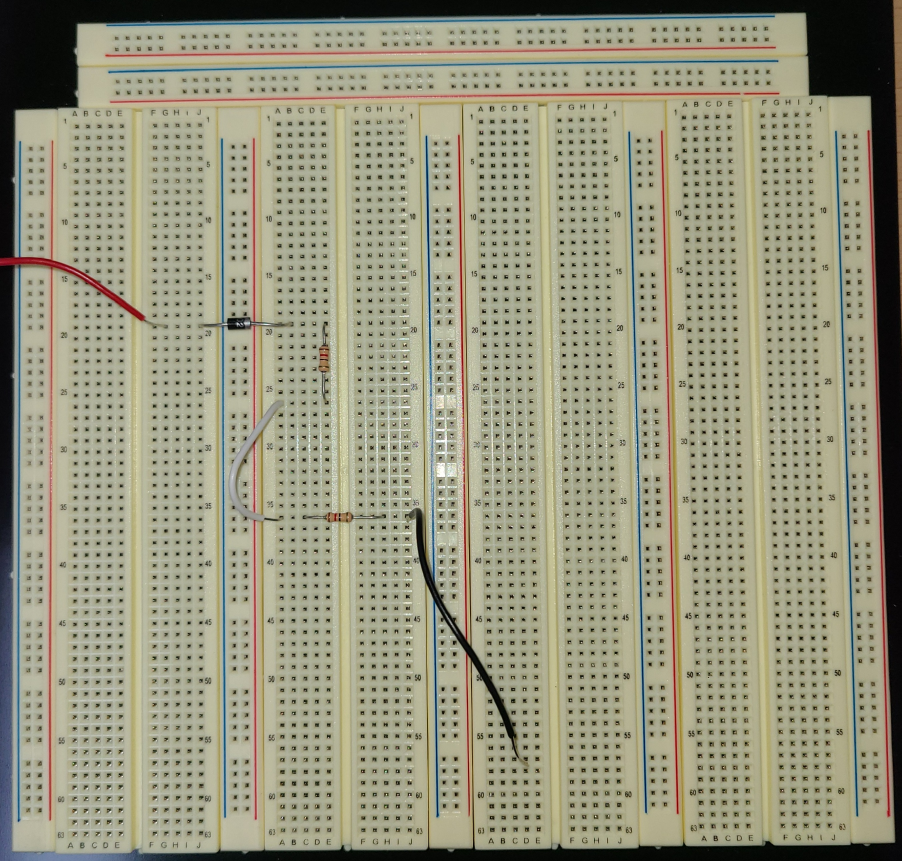
#> input picture detector/breadboard18.JPG, 2705 x 2583 px (shown at 1/3 size)
$ python -i wire_detector.py   (imports and definitions only)
#> lines starting #> are read from the running program, lines starting #| are printed output that depends on the picture; after the words box and inside, x2 and y2 are one past the last pixel; in counts of white or black regions, pixels touching at a corner belong together
### detector/pin_detector.py
import cv2
import numpy as np

class PinDetector:
    def __init__(self):
        pass

    def detect_pins(self, image):
        gray = cv2.cvtColor(image, cv2.COLOR_BGR2GRAY)
        gray = cv2.medianBlur(gray, 5)

        circles = cv2.HoughCircles(
            gray, cv2.HOUGH_GRADIENT, dp=1.2, minDist=10,
            param1=50, param2=15, minRadius=2, maxRadius=6
        )

        pins = []
        if circles is not None:
            circles = np.uint16(np.around(circles))
            for (x, y, r) in circles[0, :]:
                pins.append((x, y))
                #cv2.circle(image, (x, y), r, (0, 0, 255), 2)   #핀홀 이미지 시각화
                #cv2.circle(image, (x, y), 2, (255, 0, 0), 3)

        return image, pins

### detector/wire_detector.py
import cv2
import numpy as np
import networkx as nx
from sklearn.cluster import DBSCAN
from sklearn.metrics import silhouette_score
from skimage.feature import local_binary_pattern
from skimage.morphology import skeletonize

class WireDetector:
    def __init__(self, kernel_size=3, endpoint_eps=20,
                 # 검은색 와이어 필터링 파라미터
                 black_min_thickness=6, black_max_thickness=40,
                 black_min_length=40, black_min_area=80,
                 # 빨간색 와이어 필터링 파라미터
                 red_min_thickness=18, red_max_thickness=35,
                 red_min_length=30, red_min_area=60,
                 red_aspect_ratio=1.5):
        # 기존 파라미터 유지
        self.kernel = np.ones((kernel_size, kernel_size), np.uint8)
        self.color_ranges = {
            'black': ([0, 0, 0], [180, 255, 80]),
            'red1': ([0, 80, 80], [20, 255, 255]),
            'red2': ([150, 80, 80], [180, 255, 255])
        }
        self.endpoint_eps = endpoint_eps

        # 검은색 와이어 파라미터
        self.black_min_thickness = black_min_thickness
        self.black_max_thickness = black_max_thickness
        self.black_min_length = black_min_length
        self.black_min_area = black_min_area

        # 빨간색 와이어 파라미터
        self.red_min_thickness = red_min_thickness
        self.red_max_thickness = red_max_thickness
        self.red_min_length = red_min_length
        self.red_min_area = red_min_area
        self.red_aspect_ratio = red_aspect_ratio

        # 기존 속성들
        self.white_block = None
        self.white_c = None
        self.full_white_mask = None

    def configure_white_thresholds(self, full_image):
        """기존 인터페이스 유지하면서 개선된 흰색 와이어 마스크 생성"""
        # 기존 방식 유지 (호환성)
        gray = cv2.cvtColor(full_image, cv2.COLOR_BGR2GRAY)
        clahe = cv2.createCLAHE(clipLimit=3.0, tileGridSize=(4, 4))
        gray_eq = clahe.apply(gray)
        blurred = cv2.GaussianBlur(gray_eq, (5, 5), 0)

        # 기본값 설정
        self.white_block = 15
        self.white_c = -5

        # 개선된 흰색 마스크 생성
        hsv = cv2.cvtColor(full_image, cv2.COLOR_BGR2HSV)
        hsv_mask = cv2.inRange(hsv, np.array([0, 0, 200]), np.array([180, 50, 255]))

        thresh = cv2.adaptiveThreshold(
            gray_eq, 255, cv2.ADAPTIVE_THRESH_MEAN_C,
            cv2.THRESH_BINARY_INV, self.white_block, self.white_c
        )

        comb = cv2.bitwise_or(hsv_mask, thresh)

        # 개선된 필터링 적용
        comb = self.filter_by_thickness_and_shape(comb,
                                                  self.black_min_thickness,
                                                  self.black_max_thickness,
                                                  self.black_min_length,
                                                  self.black_min_area)
        comb = cv2.morphologyEx(comb, cv2.MORPH_OPEN, self.kernel)
        comb = cv2.morphologyEx(comb, cv2.MORPH_CLOSE, self.kernel)

        self.full_white_mask = comb

    def remove_breadboard_holes(self, mask, image):
        """브레드보드 구멍 패턴 제거"""
        gray = cv2.cvtColor(image, cv2.COLOR_BGR2GRAY)
        circles = cv2.HoughCircles(gray, cv2.HOUGH_GRADIENT, 1, 20,
                                  param1=50, param2=30,
                                  minRadius=2, maxRadius=6)

        hole_mask = np.zeros_like(mask)
        if circles is not None:
            circles = np.round(circles[0, :]).astype("int")
            for (x, y, r) in circles:
                cv2.circle(hole_mask, (x, y), r + 2, 255, -1)

        # 작은 점들도 제거
        contours, _ = cv2.findContours(mask, cv2.RETR_EXTERNAL, cv2.CHAIN_APPROX_SIMPLE)
        for contour in contours:
            area = cv2.contourArea(contour)
            if area < 15:  # 매우 작은 점들
                cv2.fillPoly(hole_mask, [contour], 255)

        return cv2.bitwise_and(mask, cv2.bitwise_not(hole_mask))

    def filter_by_thickness_and_shape(self, mask, min_thickness, max_thickness, min_length, min_area, min_aspect_ratio=1.5):
        """색상별 맞춤 굵기와 형태 필터링"""
        # 거리 변환으로 굵기 측정
        dist_transform = cv2.distanceTransform(mask, cv2.DIST_L2, 5)
        thickness_mask = np.zeros_like(mask)
        thickness_mask[dist_transform >= min_thickness/2] = 255
        thickness_mask[dist_transform > max_thickness/2] = 0
        filtered_mask = cv2.bitwise_and(mask, thickness_mask)

        # 형태 필터링
        contours, _ = cv2.findContours(filtered_mask, cv2.RETR_EXTERNAL, cv2.CHAIN_APPROX_SIMPLE)
        final_mask = np.zeros_like(mask)

        for contour in contours:
            area = cv2.contourArea(contour)
            if area < min_area:
                continue

            perimeter = cv2.arcLength(contour, True)
            if perimeter < min_length:
                continue

            # 형태 분석
            rect = cv2.minAreaRect(contour)
            width, height = rect[1]
            if min(width, height) > 0:
                aspect_ratio = max(width, height) / min(width, height)
                if aspect_ratio < min_aspect_ratio:  # 너무 정사각형이면 제외
                    continue

            cv2.fillPoly(final_mask, [contour], 255)

        return final_mask

    def extract_white_wire_mask(self, image, bbox):
        """기존 흰색 와이어 검출 로직 그대로 복원"""
        x1, y1, x2, y2 = bbox
        roi = image[y1:y2, x1:x2]

        # 1) LAB 색 공간 기반 마스크 (기존)
        lab = cv2.cvtColor(roi, cv2.COLOR_BGR2LAB)
        l_channel, a_channel, b_channel = cv2.split(lab)
        _, l_mask = cv2.threshold(l_channel, 160, 255, cv2.THRESH_BINARY)
        ab_mask = cv2.inRange(cv2.merge([a_channel, b_channel]),
                            np.array([120, 120]), np.array([140, 150]))
        ab_mask = cv2.bitwise_not(ab_mask)
        combined = cv2.bitwise_and(l_mask, ab_mask)

        # 2) Canny 엣지 추가 (기존)
        gray = cv2.cvtColor(roi, cv2.COLOR_BGR2GRAY)
        edges = cv2.Canny(gray, 20, 120)
        combined = cv2.bitwise_or(combined, edges)

        # 3) 모폴로지로 노이즈 제거 및 연결 (기존)
        combined = cv2.morphologyEx(combined, cv2.MORPH_OPEN, self.kernel)
        combined = cv2.morphologyEx(combined, cv2.MORPH_CLOSE, self.kernel)

        # 4) 핀 위치(구멍) 제거 (기존)
        return self.remove_holes(combined, roi)

    def remove_holes(self, mask, image):
        """기존 메서드 개선"""
        try:
            from detector.pin_detector import PinDetector
            _, pins = PinDetector().detect_pins(image)
            hole_mask = np.zeros_like(mask)
            for x, y in pins:
                cv2.circle(hole_mask, (x, y), 8, 255, -1)
            return cv2.bitwise_and(mask, cv2.bitwise_not(hole_mask))
        except:
            # PinDetector를 사용할 수 없으면 기본 구멍 제거만 수행
            return self.remove_breadboard_holes(mask, image)

    def skeletonize(self, img):
        """개선된 스켈레톤화"""
        _, img_bin = cv2.threshold(img, 127, 255, cv2.THRESH_BINARY)

        # scikit-image 스켈레톤화 사용 (더 robust)
        try:
            binary = (img_bin > 127).astype(np.uint8)
            skeleton = skeletonize(binary)
            skel = (skeleton * 255).astype(np.uint8)
        except:
            # 실패하면 기존 방식 사용
            skel = np.zeros(img_bin.shape, np.uint8)
            element = cv2.getStructuringElement(cv2.MORPH_CROSS, (3, 3))
            while True:
                open_img = cv2.morphologyEx(img_bin, cv2.MORPH_OPEN, element)
                temp = cv2.subtract(img_bin, open_img)
                skel = cv2.bitwise_or(skel, temp)
                img_bin = cv2.erode(img_bin, element)
                if cv2.countNonZero(img_bin) == 0:
                    break

        return skel

    def skeleton_to_graph(self, skel):
        """기존 메서드 유지"""
        G = nx.Graph()
        coords = np.argwhere(skel > 0)
        for y, x in coords:
            G.add_node((x, y))
        for y, x in coords:
            for dy, dx in [(-1,-1),(-1,0),(-1,1),(0,-1),(0,1),(1,-1),(1,0),(1,1)]:
                ny, nx_ = y + dy, x + dx
                if 0 <= ny < skel.shape[0] and 0 <= nx_ < skel.shape[1] and skel[ny, nx_] > 0:
                    G.add_edge((x, y), (nx_, ny))
        return G

    def find_wire_endpoints_graph(self, skel):
        """개선된 끝점 검출"""
        G = self.skeleton_to_graph(skel)
        endpoints = [node for node, deg in G.degree() if deg == 1]

        # 끝점이 너무 많으면 클러스터링
        if len(endpoints) > 6:
            endpoints = self.cluster_endpoints(endpoints)

        return endpoints

    def cluster_endpoints(self, endpoints):
        """끝점 클러스터링"""
        if len(endpoints) < 2:
            return endpoints

        coords = np.array(endpoints)
        clustering = DBSCAN(eps=self.endpoint_eps, min_samples=1).fit(coords)
        labels = clustering.labels_

        clustered_endpoints = []
        for label in set(labels):
            if label == -1:
                continue
            cluster_points = coords[labels == label]
            center = np.mean(cluster_points, axis=0).astype(int)
            clustered_endpoints.append(tuple(center))

        return clustered_endpoints

    def detect_wires(self, image):
        """기존 인터페이스 유지하면서 개선된 검출"""
        if self.full_white_mask is None:
            self.configure_white_thresholds(image)

        hsv = cv2.cvtColor(image, cv2.COLOR_BGR2HSV)
        segments = {}

        # 검은색 와이어 - 개선된 검출
        lo, hi = self.color_ranges['black']
        mask_b = cv2.inRange(hsv, np.array(lo), np.array(hi))
        mask_b = self.remove_breadboard_holes(mask_b, image)
        mask_b = self.filter_by_thickness_and_shape(mask_b,
                                                   self.black_min_thickness,
                                                   self.black_max_thickness,
                                                   self.black_min_length,
                                                   self.black_min_area)
        mask_b = cv2.morphologyEx(mask_b, cv2.MORPH_CLOSE, self.kernel, iterations=2)
        skel_b = self.skeletonize(mask_b)
        ep_b = self.find_wire_endpoints_graph(skel_b)
        segments['black'] = {'mask': mask_b, 'skeleton': skel_b, 'endpoints': ep_b}

        # 빨간색 와이어 - 개선된 검출 (파라미터 조정 가능)
        m1 = cv2.inRange(hsv, *map(np.array, self.color_ranges['red1']))
        m2 = cv2.inRange(hsv, *map(np.array, self.color_ranges['red2']))
        mask_r = cv2.bitwise_or(m1, m2)
        mask_r = self.filter_by_thickness_and_shape(mask_r,
                                                   self.red_min_thickness,
                                                   self.red_max_thickness,
                                                   self.red_min_length,
                                                   self.red_min_area,
                                                   self.red_aspect_ratio)
        mask_r = cv2.morphologyEx(mask_r, cv2.MORPH_CLOSE, self.kernel, iterations=2)
        skel_r = self.skeletonize(mask_r)
        ep_r = self.find_wire_endpoints_graph(skel_r)
        segments['red'] = {'mask': mask_r, 'skeleton': skel_r, 'endpoints': ep_r}

        # 흰색 와이어 - 기존 로직 그대로 사용
        white_mask = self.extract_white_wire_mask(image, [0, 0, image.shape[1], image.shape[0]])
        skel_w = self.skeletonize(white_mask)
        ep_w = self.find_wire_endpoints_graph(skel_w)
        segments['white'] = {'mask': white_mask, 'skeleton': skel_w, 'endpoints': ep_w}

        return segments

    # [219 lines left out: functions is_good_endpoints, endpoint_distance_ratio, select_best_endpoints, process_line_area_wires, not called in this run]

>>> import cv2
>>> picture = cv2.imread('breadboard18.JPG')
#> picture is the input picture: shape (2583, 2705, 3); mean B, G, R 126.2, 149.5, 151.2
>>> result = WireDetector().detect_wires(picture)
#> in filter_by_thickness_and_shape, `filtered_mask = cv2.bitwise_and(mask, thickness_mask)`:
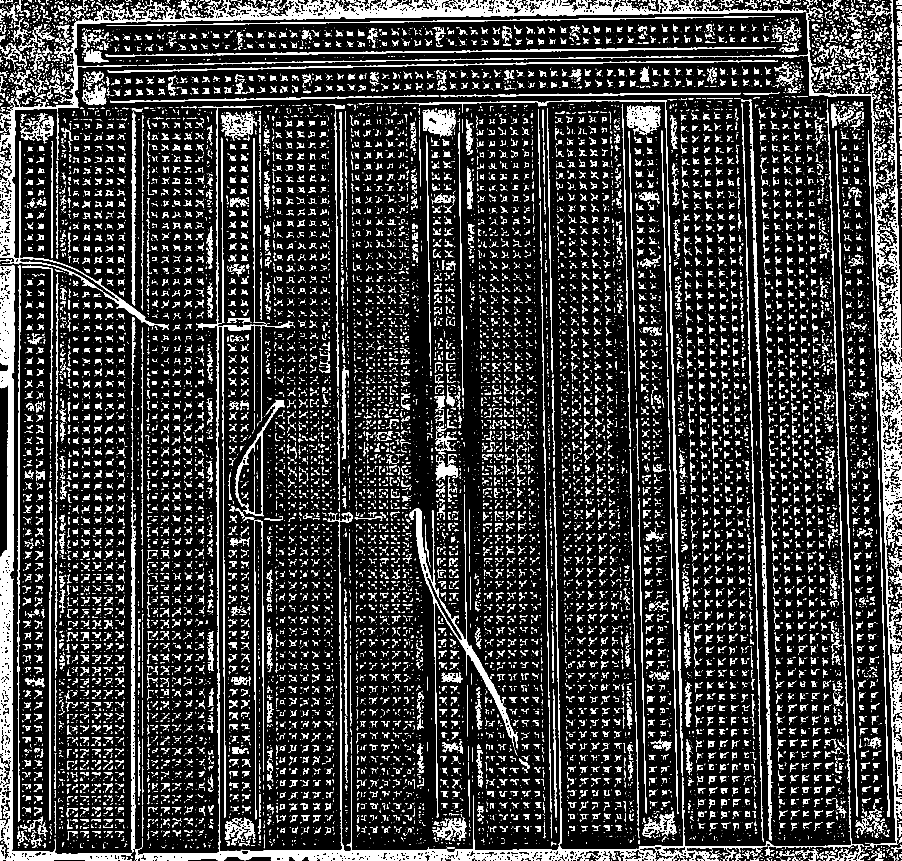
#> filtered_mask: shape (2583, 2705) (shown at 1/3 size); 15.3% white; 17999 white regions (11633 under 20 px)
#> in filter_by_thickness_and_shape, `contours, _ = cv2.findContours(filtered_mask, cv2.RETR_EXTERNAL, cv2.C..`: contours = 17941 contours, 13445 with area under 20; largest, box (x1, y1, x2, y2) and area: (0, 0, 2419, 990) 81456, (1456, 0, 2705, 2545) 72170, (0, 797, 396, 2583) 58590, (405, 964, 2606, 2583) 57660, (1228, 1483, 1554, 2454) 14207
#> the loop in filter_by_thickness_and_shape, `for contour in contours:` made 17941 passes
#> (area, perimeter, width, height, aspect_ratio) on passes 69, 81, 92, 96: (110, 90.97, 19.22, 23.68, 1.23), (160.5, 99.21, 24.6, 17.44, 1.41), (271, 193.6, 28, 29, 1.04), (87.5, 64.73, 11.24, 18.12, 1.61)
#> in detect_wires, `mask_b = cv2.inRange(hsv, np.array(lo), np.array(hi))`:
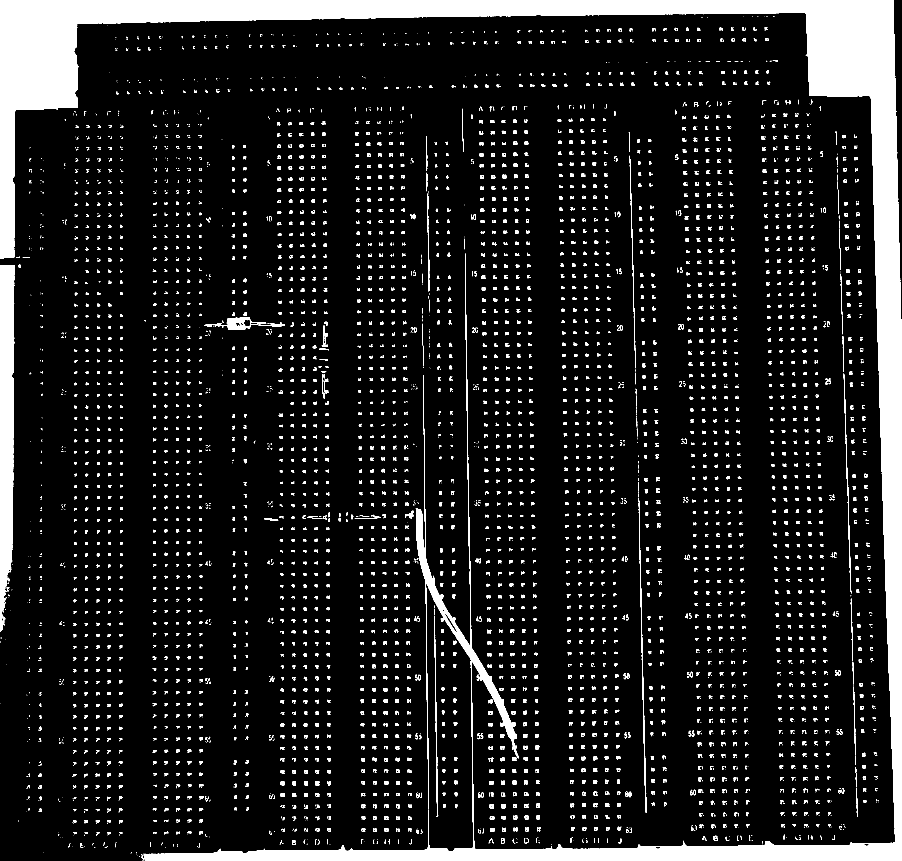
#> mask_b: shape (2583, 2705) (shown at 1/3 size); 10.9% white; 5234 white regions (1994 under 20 px)
#> in remove_breadboard_holes, `circles = cv2.HoughCircles(gray, cv2.HOUGH_GRADIENT, 1, 20, param1=50,..`: circles = None
#> in remove_breadboard_holes, `contours, _ = cv2.findContours(mask, cv2.RETR_EXTERNAL, cv2.CHAIN_APPR..`: contours = 5234 contours, 2341 with area under 20; largest, box (x1, y1, x2, y2) and area: (0, 0, 2705, 2583) 504684, (0, 795, 45, 1895) 38080, (644, 952, 855, 990) 2438, (1916, 1493, 1940, 2439) 1277, (1302, 1847, 1314, 2451) 847
#> the loop in remove_breadboard_holes, `for contour in contours:` made 5234 passes
#> area on pass 50: 46
#> in filter_by_thickness_and_shape (call 2), `contours, _ = cv2.findContours(filtered_mask, cv2.RETR_EXTERNAL, cv2.C..`: contours = 1846 contours, 1837 with area under 20; largest, box (x1, y1, x2, y2) and area: (0, 18, 2705, 2583) 137736, (2644, 0, 2705, 1008) 17688, (0, 797, 43, 1867) 17288, (1250, 1528, 1547, 2235) 11232, (2616, 187, 2658, 228) 1240
#> the loop in filter_by_thickness_and_shape (call 2), `for contour in contours:` made 1846 passes
#> (area, perimeter, width, height, aspect_ratio) on passes 823, 1405, 1544, 1831: (11231.5, 1741.9, 70.15, 762.5, 10.87), (812, 274.9, 63.42, 30.95, 2.05), (17288, 2391.6, 1069, 42, 25.45), (1240, 133.9, 40.2, 39.42, 1.02)
#> in skeleton_to_graph, `coords = np.argwhere(skel > 0)`: coords = 3140 pairs, first value 7 to 2234, second value 0 to 2704
#> the loop in skeleton_to_graph, `for y, x in coords:` made 3140 passes
#> x on passes 1 to 3: 2669, 2669, 2669
#> in find_wire_endpoints_graph, `endpoints = [node for node, deg in G.degree() if deg == 1]`: endpoints = 33 pairs, first value 0 to 2704, second value 7 to 2234
#> in cluster_endpoints, `coords = np.array(endpoints)`: coords has the same summary as endpoints in find_wire_endpoints_graph
#> in cluster_endpoints, `labels = clustering.labels_`: labels = 33 values, max 18 at index 32, min 0 at index 0, mean 7.85
#> the loop in cluster_endpoints, `for label in set(labels):` made 19 passes
#> center on passes 1 to 4: [2669, 7], [38, 799], [7, 808], [731, 971]
#> after the loop in cluster_endpoints, `for label in set(labels):`: clustered_endpoints = [(2669, 7), (38, 799), (7, 808), (731, 971), (688, 973), (2704, 1006), (1251, 1528), (24, 1697), (17, 1741), (9, 1782), (8, 1819), (1, 1857), (1365, 1856), (1472, 2032), (1505, 2103), (1510, 2170), (1543, 2171), (1545, 2212), (1540, 2234)]
#> in find_wire_endpoints_graph, `endpoints = self.cluster_endpoints(endpoints)`: endpoints has the same summary as clustered_endpoints in cluster_endpoints
#> in detect_wires, `ep_b = self.find_wire_endpoints_graph(skel_b)`: ep_b has the same summary as clustered_endpoints in cluster_endpoints
#> in filter_by_thickness_and_shape (call 3), `contours, _ = cv2.findContours(filtered_mask, cv2.RETR_EXTERNAL, cv2.C..`: contours = 6 contours, 1 with area under 20; largest, box (x1, y1, x2, y2) and area: (2688, 0, 2705, 685) 3901, (0, 779, 216, 816) 1368, (270, 842, 427, 956) 682, (998, 1548, 1007, 1557) 64, (968, 1060, 978, 1069) 64
#> the loop in skeleton_to_graph (call 2), `for y, x in coords:` made 1051 passes
#> x on passes 1 to 3: 2693, 2692, 2692
#> in detect_wires, `ep_r = self.find_wire_endpoints_graph(skel_r)`: ep_r = [(2693, 3), (2704, 684), (1, 786), (215, 814), (273, 844), (425, 954)]
#> in detect_pins, `circles = cv2.HoughCircles( gray, cv2.HOUGH_GRADIENT, dp=1.2, minDist=..`: circles = 1455 rows, first 8: [1821, 657, 5.24], [699, 741, 5.24], [699, 673.8, 5.24], [2472.6, 1878.6, 5.24], [2629.8, 2368.2, 5.24], [420.6, 276.6, 5.24], [1549.8, 663, 5.24], [1957.8, 2308.2, 5.24]
#> in detect_pins, `circles = np.uint16(np.around(circles))`: circles = 1455 rows, first 8: [1821, 657, 5], [699, 741, 5], [699, 674, 5], [2473, 1879, 5], [2630, 2368, 5], [421, 277, 5], [1550, 663, 5], [1958, 2308, 5]
#> the loop in detect_pins, `for (x, y, r) in circles[0, :]:` made 1455 passes
#> (x, y) on passes 1 to 3: (1821, 657), (699, 741), (699, 674)
#> after the loop in detect_pins, `for (x, y, r) in circles[0, :]:`: pins = 1455 pairs, first value 50 to 2631, second value 83 to 2535
#> the loop in remove_holes, `for x, y in pins:` made 1455 passes
#> after the loop in remove_holes, `for x, y in pins:`:
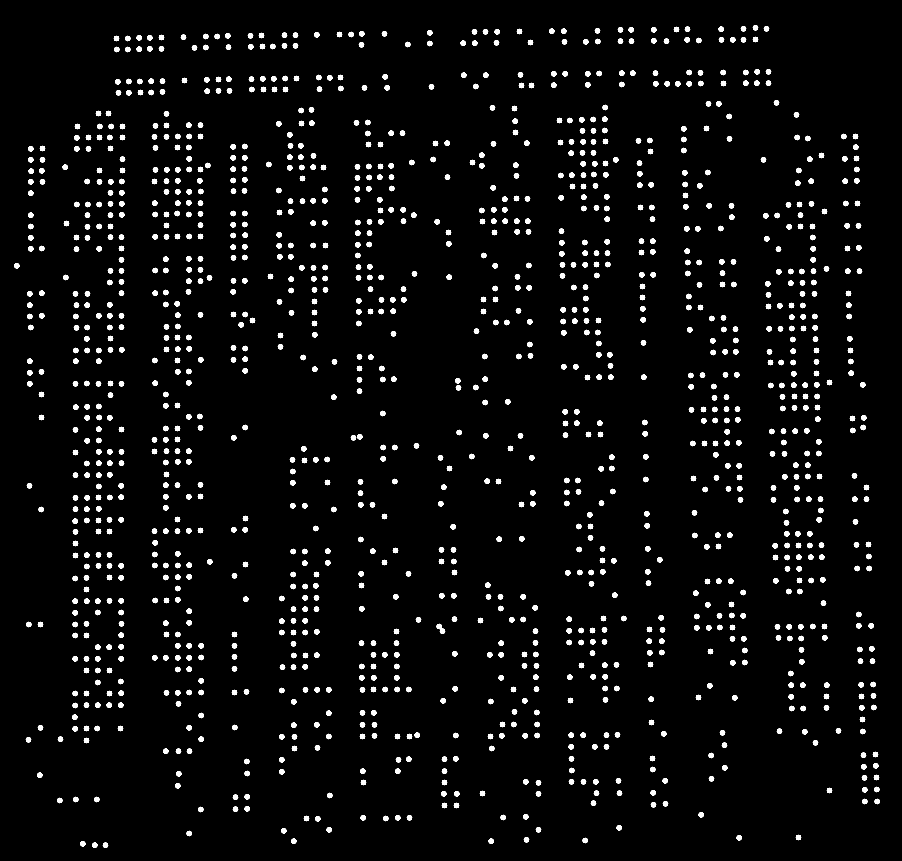
#> hole_mask: shape (2583, 2705) (shown at 1/3 size); 4.1% white; 1455 white regions, largest, box (x1, y1, x2, y2) and area: (2258, 75, 2275, 92) 197, (2054, 79, 2071, 96) 197, (2155, 79, 2172, 96) 197
#> the loop in cluster_endpoints (call 2), `for label in set(labels):` made 540 passes
#> (cluster_points, center) on passes 1, 3, 4: ([[2234, 53], [2233, 54]], [2233, 53]), ([[1918, 58], [1916, 59]], [1917, 58]), ([[713, 73], [712, 74]], [712, 73])
#> in detect_wires, `ep_w = self.find_wire_endpoints_graph(skel_w)`: ep_w = 540 pairs, first value 51 to 2563, second value 53 to 2532
#> result = 3 items
